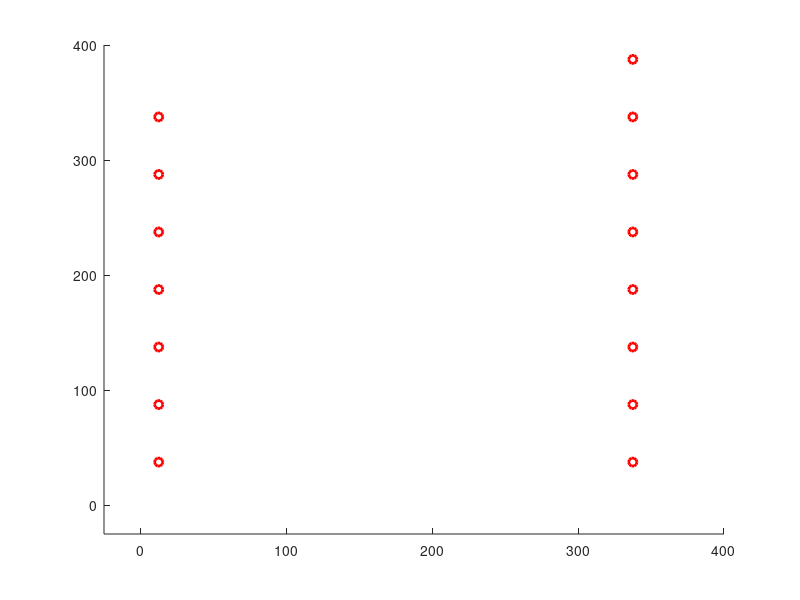

MATLAB code for this plot: (Note: this script raises an error after producing the figure.)
%% Variable Setup

addpath('C:\Users\IceFox\Desktop\ERMINE\MATLAB')

grid_size = [15 15];
grid_w = 25;
max_step = 20000;

tol_wp = 10;                    
tol_line_width = 10;

tol_transform = pi/50;
Dy_angv_transform = pi/8;
tol_heading = pi/7;

cvg_sample_side = [20 20];

Algorithm = 'square_waypoint';
Serial_port = 'COM12';
baudrate = 9600;

is_heading_correction = false;
is_calculate_coverage = false;
is_display_coverage_map = false;
is_display_wp = true;
is_display_wp_clearing = false;
is_display_route = true;
is_display_route_clearing = true;
is_display_grid_on = true;
is_print_coverage = false;
is_print_route_deviation = true;
is_xbee_on = false;
is_fixed_offset = true;
is_streaming_on = false;
is_streaming_collect_single_values = true;

navigation_mode = 'Line';

streaming_max_single_val = 1000;                % unit: cm
streaming_max_shift_dis = 25;                      % unit: cm 
streaming_max_shift_dis_single_value = 20;   % unit: cm


update_rate_streaming = 0.4;                      
update_rate_streaming_single_value = 0.4; 
update_rate_simulation = 0.2;

noise_simulation_linear = 20;                        %unit: cm

fixed_offset = [96.5 -54.5];
starting_grid = [1 2];
robot_weight = [1.5 1.5 1.5 1.5];
robot_Form = 1;

time_interval = 5;

max_pos_initialize = 5;

%% Variable initialization


heading = [0 0 pi pi];

time_pause = time_interval/100;

pos_uwb_offset = [0 -3];
pos_uwb_raw =  zeros(2, max_step);
pos_uwb = zeros(2, max_step);

pos_center = zeros(4, 2, max_step);

%heading = zeros(4, max_step);

Grid_setup = zeros(grid_size(1),  grid_size(2));
Grid_current =  zeros(grid_size(1),  grid_size(2), max_step);
Grid_visited =  zeros(grid_size(1),  grid_size(2), max_step);

Dy_force = zeros(4, 2, max_step);
Dy_a = zeros(4, 2, max_step);
Dy_v = zeros(4, 2, max_step);

is_rotating = false;

Wp = [];

Circle_Wp = [];

Line_Linear_Route = [];

Line_Robot = [];
Line_Robot_area = [];
Line_Border = [];
loc_center = [0 0];

RobotShapes = [0 0 0 0 ;              
                        0 0 pi pi;
                        0 0 0 -pi;
                        -pi 0 0 0;
                        -pi 0 0 -pi;
                        -pi/2 0 pi 0;
                        -pi/2 0 pi pi/2];
       
for idx = 1:3
    RobotShapes = [RobotShapes; RobotShapes + pi/2*idx];
end
                    
%                                    Robot Shapes
%   =====================================
%         s01     s02      s03     s04      s05        s06       s07
%   -----------------------------------------------------------------
%
%          4                  4 3       4
%          3       2 3       2         3       4 3        2 3 4     2 3
%          2       1 4       1       1 2         2 1        1           1 4
%          1                      
%
%         s08           s010         s11        s12       s13      s14
%   -----------------------------------------------------------------
%
%                        1 2 4        1              4         2            2
%       1 2 3 4            3         2 3 4      2 3      1 3         1 3
%                                                     1           4         4
%  

Char_command_array = ['R', 'F', 'L', 'B'];
heading_command_compensate = 0;

char_command = '';
Cvg = [];
count_cvg_point = 0;
cvg_sample_w = grid_w*[grid_size(1)/cvg_sample_side(1) grid_size(2)/cvg_sample_side(2)];
grid_dhw = sqrt(2) / 2 * grid_w;

count_pos_initialize = 0;
is_pos_initialized = false;
pos_initial = [];

if (is_xbee_on)
    delete(instrfindall);
    arduino = serial(Serial_port,'BaudRate',baudrate);
    fopen(arduino);
end

for idxx = 1:(cvg_sample_side(2)+1)
    for idxy = 1:(cvg_sample_side(1)+1)
        Cvg = [Cvg; cvg_sample_w(1)*(idxy-1) cvg_sample_w(2)*(idxx-1) 0];
    end
end

%% Waypoint Generation

if (strcmp(navigation_mode,'Line'))
    wp_current = 2;
    Wp = [fixed_offset 1];
    disp('Generating robot routes...')
    for idx = 1: grid_size(1)
        if (mod(idx, 4) == 1)
            Wp = [Wp; 0.5*grid_w  (idx+0.5)*grid_w 1];
        end
        if (mod(idx, 4) == 2)
            Wp = [Wp; (grid_size(2) - 1.5)*grid_w  (idx-0.5)*grid_w 1];
        end
        if (mod(idx, 4) == 3)
            Wp = [Wp; (grid_size(2) - 1.5)*grid_w (idx+0.5)*grid_w 2];
        end
        if (mod(idx, 4) == 0)
            Wp = [Wp; 0.5*grid_w  (idx-0.5)*grid_w 2];
        end
    end
elseif (strcmp(navigation_mode,'Point'))
    disp('Generating waypoints...')
    wp_current = 1;
    for idx = 1: grid_size(1)
        if (mod(idx, 4) == 1)
            Wp = [Wp; 0.5*grid_w  (idx+0.5)*grid_w 1];
            Wp = [Wp; (0.5+(grid_size(2)-2)*1/4.0)*grid_w  (idx+0.5)*grid_w 25];
            Wp = [Wp; (0.5+(grid_size(2)-2)*2/4.0)*grid_w  (idx+0.5)*grid_w 8];
            Wp = [Wp; (0.5+(grid_size(2)-2)*3/4.0)*grid_w  (idx+0.5)*grid_w 9];
        end
        if (mod(idx, 4) == 2)
            Wp = [Wp; (grid_size(2) - 1.5)*grid_w  (idx-0.5)*grid_w 21];
        end
        if (mod(idx, 4) == 3)
            Wp = [Wp; (grid_size(2) - 1.5)*grid_w (idx+0.5)*grid_w 2];
            Wp = [Wp; (grid_size(2) - 1.5 - (grid_size(2)-2)*1/4.0)*grid_w  (idx+0.5)*grid_w 11];
            Wp = [Wp; (grid_size(2) - 1.5 - (grid_size(2)-2)*2/4.0)*grid_w  (idx+0.5)*grid_w 13];
            Wp = [Wp; (grid_size(2) - 1.5 - (grid_size(2)-2)*3/4.0)*grid_w  (idx+0.5)*grid_w 5];
        end
        if (mod(idx, 4) == 0)
            Wp = [Wp; 0.5*grid_w  (idx-0.5)*grid_w 2];
        end
    end
else
    disp('Navigation method is invalid.')
    disp('Terminating Matlab script...')
    return
end

%% DRAW MAP
figure(1)
axis([-grid_w grid_w*(grid_size(1)+1) -grid_w grid_w*(grid_size(2)+1)])
hold on

 % Draw Waypoints
if (is_display_wp)
    for idx = 1: size(Wp,1)
        Circle_Wp(idx) = plot(Wp(idx, 1), Wp(idx, 2),'Color', 'r', 'LineWidth', 2, 'Marker', 'o');
    end
end
txt_endLine = [0 0];
txt_endLine_last = [0 0];

%% Square Waypoint  (SW)
tic
if ( strcmp( Algorithm, 'square_waypoint'))
    
    % Algorithm Setup
    occup_start = [2 1; 1 1; 1 2; 2 2];
    
    for idx = 1: 4
        Grid_current( occup_start( idx, 1), occup_start( idx, 2), 1) = idx ;
        Grid_visited( occup_start( idx, 1), occup_start( idx, 2), 1) = 1;
    end 
    pos_uwb_raw(:, 1) = pos_uwb_offset;
    pos_uwb(:, 1) = pos_uwb_raw(:, 1);

    % Algorithm Main Loop
    for step = 1:max_step
        
        % Pause function
        pause(time_pause);
           
        % streaming input
        if (is_streaming_on)
           
            fid = fopen('C:\Marvelmind\dashboard\logs\TestLog.txt','rt');
            txt_Streaming = textscan(fid, '%f %f %f %f %f %f %f %f %f %f %f %f %f %f %f', 'delimiter', ',','collectoutput',true...
                  , 'HeaderLines', 3);
            txt_Streaming=txt_Streaming{1};
            fclose(fid);
            txt_rows=size(txt_Streaming,1);
            txt_endLine = txt_Streaming(end, 5:6);
            
            if (is_fixed_offset) 
                txt_endLine = txt_endLine*100 + fixed_offset;
            end
            
            % Initialize starting position
            if (~is_pos_initialized && (txt_endLine(1) ~= 0 &&  ~isnan(txt_endLine(1))  &&  txt_endLine(2) ~= 0 &&  ~isnan(txt_endLine(2))))
                if (txt_endLine(1) < streaming_max_single_val && txt_endLine(2) < streaming_max_single_val)
                    count_pos_initialize = count_pos_initialize + 1;
                    pos_initial = [pos_initial; txt_endLine];
                    if count_pos_initialize >= max_pos_initialize
                        txt_endLine_last = mean(pos_initial);
                        is_pos_initialized = true;
                        disp('Position initialized!');
                        pos_uwb_offset = txt_endLine_last - starting_grid * grid_w;
                        txt_endLine_last = starting_grid * grid_w;
                    end
                    pos_uwb(:, step+1) = pos_uwb(:, step);
                end
            elseif  (is_pos_initialized)
                % Streaming with Dashboard data
                if (~is_streaming_collect_single_values && txt_endLine(1) ~= 0 &&  ~isnan(txt_endLine(1))  &&  txt_endLine(2) ~= 0 &&  ~isnan(txt_endLine(2)) )
                    if (txt_endLine_last(1) ~= txt_endLine(1) || txt_endLine_last(2) ~= txt_endLine(2)) 
                        if norm(txt_endLine_last - txt_endLine) < streaming_max_shift_dis
                            line([txt_endLine_last(1) txt_endLine(1)], [txt_endLine_last(2) txt_endLine(2)]);
                            txt_endLine_last = txt_endLine;
                            pos_uwb(:, step+1) = (1 - update_rate_streaming_single_value) * pos_uwb(:, step) + update_rate_streaming_single_value * txt_endLine_last.' ;
                        else
                            pos_uwb(:, step+1) = pos_uwb(:, step);
                        end
                    else
                        pos_uwb(:, step+1) = pos_uwb(:, step);
                    end
                % Single value allowed for data streaming at higher frequency
                elseif (is_streaming_collect_single_values && txt_endLine(1) ~= 0  && txt_endLine(2) ~= 0 )
                    if(~isnan(txt_endLine(1)))
                        if (txt_endLine_last(1) ~= txt_endLine(1))
                            txt_endLine = [txt_endLine(1) txt_endLine_last(2)];
                            if norm(txt_endLine_last - txt_endLine) < streaming_max_shift_dis_single_value
                                line([txt_endLine_last(1) txt_endLine(1)], [txt_endLine_last(2) txt_endLine_last(2)]);
                                txt_endLine_last = txt_endLine;
                                pos_uwb(:, step+1) = (1 - update_rate_streaming_single_value) * pos_uwb(:, step) + update_rate_streaming_single_value * txt_endLine_last.' ;
                            else
                                pos_uwb(:, step+1) = pos_uwb(:, step);
                            end
                        end
                    elseif(~isnan(txt_endLine(2)))
                        if (txt_endLine_last(2) ~= txt_endLine(2))
                            txt_endLine = [txt_endLine_last(1) txt_endLine(2)];
                            if norm(txt_endLine_last - txt_endLine) < streaming_max_shift_dis_single_value
                                line([txt_endLine_last(1) txt_endLine_last(1)], [txt_endLine_last(2) txt_endLine(2)]);
                                txt_endLine_last = txt_endLine;
                                pos_uwb(:, step+1) = (1 - update_rate_streaming_single_value) * pos_uwb(:, step) + update_rate_streaming_single_value * txt_endLine_last.'  ;
                            else
                                pos_uwb(:, step+1) = pos_uwb(:, step);
                            end
                        end
                    else
                        pos_uwb(:, step+1) = pos_uwb(:, step);
                    end
                else
                    pos_uwb(:, step+1) = pos_uwb(:, step);
                end
            else
                pos_uwb(:, step+1) = pos_uwb(:, step);
            end
        end
        
        
        % Waypoint clearing
        if(norm(pos_uwb(:, step).' - Wp(wp_current, 1:2)) < tol_wp )
            if (is_display_wp && is_display_wp_clearing)
                delete(Circle_Wp(wp_current));
            end
            wp_current = wp_current + 1;
            % Break condition
            if wp_current > size(Wp,1)
                break;
            end
            heading_command_compensate = floor((Wp(wp_current, 3)-1)/7);
        end
        
        % Transformation
        is_require_transform = false;
        for rbtidx = 1:4
            if abs(heading(rbtidx) - RobotShapes(Wp(wp_current, 3),rbtidx)) > tol_transform
                is_require_transform = true;
            end
        end
        
        if (robot_Form ~= Wp(wp_current, 3) && is_require_transform)
            is_transforming = true;
        else 
            robot_Form = Wp(wp_current, 3);
            is_transforming = false;
        end
        
        % Robot Motion
        if (~is_pos_initialized && is_streaming_on)
            pos_uwb(:, step+1) = pos_uwb(:, step);
        elseif (is_transforming)
            heading = robotTransformation(Wp(wp_current, 3), heading, RobotShapes, tol_transform, Dy_angv_transform);
            pos_uwb(:, step+1) = pos_uwb(:, step);
        elseif (heading(2) > tol_heading && is_heading_correction ) 
            [Dy_v(:, :, step), heading] = robotMovement('l', heading, 0);
            pos_uwb(:, step+1) = pos_uwb(:, step);
        elseif (heading(2) < - tol_heading && is_heading_correction) 
            [Dy_v(:, :, step), heading]  = robotMovement('r', heading, 0);
            pos_uwb(:, step+1) = pos_uwb(:, step);
        else
            % Waypoint navigation
            if (strcmp(navigation_mode,'Point'))
                if abs(Wp(wp_current, 1) - pos_uwb(1,step)) > abs(Wp(wp_current, 2) - pos_uwb(2,step)) 
                    if Wp(wp_current, 1) - pos_uwb(1,step) > 0
                        char_command = Char_command_array(1+mod(heading_command_compensate,4));  
                    else
                        char_command = Char_command_array(1+mod(heading_command_compensate+2,4));
                    end
                else
                    if Wp(wp_current, 2) - pos_uwb(2,step) > 0
                        char_command = Char_command_array(1+mod(heading_command_compensate+1,4));
                    else
                        char_command = Char_command_array(1+mod(heading_command_compensate+3,4));
                    end
                end
            % Line navigation
            elseif (strcmp(navigation_mode,'Line'))
                route_deviation = Dis_point_line([pos_uwb(: , step).' 0], [Wp(wp_current, 1:2) 0], [Wp(wp_current-1, 1:2) 0]) - tol_line_width;
                if  (route_deviation < 0)
                    if abs(Wp(wp_current, 1) - pos_uwb(1,step)) > abs(Wp(wp_current, 2) - pos_uwb(2,step)) 
                        if Wp(wp_current, 1) - pos_uwb(1,step) > 0
                            char_command = Char_command_array(1+mod(heading_command_compensate,4));  
                        else
                            char_command = Char_command_array(1+mod(heading_command_compensate+2,4));
                        end
                    else
                        if Wp(wp_current, 2) - pos_uwb(2,step) > 0
                            char_command = Char_command_array(1+mod(heading_command_compensate+1,4));
                        else
                            char_command = Char_command_array(1+mod(heading_command_compensate+3,4));
                        end
                    end
                else
                    if (is_print_route_deviation)
                        disp(['Time:', num2str(toc), 's;  Track deviation: ', num2str(route_deviation), 'cm.' ]);
                    end
                    
                    wp_route_added = closestPoint(pos_uwb(:,step).', Wp(wp_current-1, 1:2), Wp(wp_current, 1:2));
                    %wp_route_added = Wp(wp_current, 1:2) + route_projection;
                    Wp = [Wp(1:wp_current-1, :); 
                              pos_uwb(:,step).' Wp(wp_current, 3); 
                              wp_route_added Wp(wp_current, 3); 
                              Wp(wp_current:end, :)]
                    if abs(Wp(wp_current, 1) - pos_uwb(1,step)) > abs(Wp(wp_current, 2) - pos_uwb(2,step)) 
                        if Wp(wp_current, 1) - pos_uwb(1,step) > 0
                            char_command = Char_command_array(1+mod(heading_command_compensate,4));  
                        else
                            char_command = Char_command_array(1+mod(heading_command_compensate+2,4));
                        end
                    else
                        if Wp(wp_current, 2) - pos_uwb(2,step) > 0
                            char_command = Char_command_array(1+mod(heading_command_compensate+1,4));
                        else
                            char_command = Char_command_array(1+mod(heading_command_compensate+3,4));
                        end
                    end
                end
            end
            
            % Movement for simulations
            if (~is_streaming_on)
                [Dy_v(:, :, step), heading]  = robotMovement(char_command, heading, 2);
                pos_uwb(:, step+1) = Dy_v(2, :, step).' * time_interval+ ...
                                                update_rate_simulation* (pos_uwb(:, step) + rand(2,1) * noise_simulation_linear - noise_simulation_linear/2.0)...
                                               + (1 - update_rate_simulation)* pos_uwb(:, step);
            end
        end
        
        
        % Xbee Communication
        
        if (is_xbee_on)
            writedata = char(char_command);
            fwrite(arduino,writedata,'char');
        end
        %readData = fscanf(arduino, '%c', 1)
        
        
        % calibrate pos here
        pos_x = pos_uwb(1,step);
        pos_nx = pos_uwb(1, step+1);
        pos_y = pos_uwb(2,step);
        pos_ny = pos_uwb(2, step+1);
        
        
        % remove previous robot line plot
        if (~isempty(Line_Robot))
            delete(Line_Robot)
            delete(Line_Linear_Route)
        end
        Line_Robot = [];
        Line_Border = [];
        Line_Linear_Route = [];
        
        % Draw Robot
        pos_center(2,:, step) = [pos_x pos_y];
        pos_center(1,:, step) =  pos_center(2,:,step) + grid_dhw* ...
                                   [sin(pi/4 - heading(2))-cos(pi/4 - heading(1)) ...
                                    -cos(pi/4 - heading(2))-sin(pi/4 - heading(1))];
        pos_center(3,:, step) =  pos_center(2,:,step) + grid_dhw* ...
                                   [cos(pi/4 - heading(2))+sin(heading(3) - pi/4) ...
                                    sin(pi/4 - heading(2))+cos(heading(3) - pi/4)];
        pos_center(4,:, step) =  pos_center(3,:,step) + grid_dhw* ...
                                   [sin(-pi/4 + heading(3))+sin(pi/4 + heading(4)) ...
                                    cos(-pi/4 + heading(3))+cos(pi/4 + heading(4))]; 
        
        pos_center(2,:, step+1) = [pos_nx pos_ny];
        pos_center(1,:, step+1) =  pos_center(2,:, step+1) + grid_dhw* ...
                                   [sin(pi/4 - heading(2))-cos(pi/4 - heading(1)) ...
                                    -cos(pi/4 - heading(2))-sin(pi/4 - heading(1))];
        pos_center(3,:, step+1) =  pos_center(2,:, step+1) + grid_dhw* ...
                                   [cos(pi/4 - heading(2))+sin(heading(3) - pi/4) ...
                                    sin(pi/4 - heading(2))+cos(heading(3) - pi/4)];
        pos_center(4,:, step+1) =  pos_center(3,:,step+1)  + grid_dhw* ...
                                   [sin(-pi/4 + heading(3))+sin(pi/4 + heading(4)) ...
                                    cos(-pi/4 + heading(3))+cos(pi/4 + heading(4))]; 
        

        % plot robot BG
        if (is_display_coverage_map == true)
            for robidx = 1:4
            Line_Robot(robidx,1) = line([pos_center(robidx, 1, step)+grid_dhw*cos(pi/4 - heading(robidx)) ...
                                                     pos_center(robidx, 1, step)+grid_dhw*sin(pi/4 - heading(robidx))], ...
                                                    [pos_center(robidx, 2, step)+grid_dhw*sin(pi/4 -  heading(robidx)) ...
                                                     pos_center(robidx, 2, step)+grid_dhw*-cos(pi/4 -  heading(robidx))], 'Color', 'yellow', 'LineWidth', 2);
            Line_Robot(robidx,2) = line([pos_center(robidx, 1, step)+grid_dhw*cos(pi/4 -  heading(robidx))... 
                                                     pos_center(robidx, 1, step)+grid_dhw*-sin(pi/4 -  heading(robidx))], ...
                                                    [ pos_center(robidx, 2, step)+grid_dhw*sin(pi/4 -  heading(robidx))...
                                                      pos_center(robidx, 2, step)+grid_dhw*cos(pi/4 -  heading(robidx))], 'Color', 'yellow', 'LineWidth', 2);
            Line_Robot(robidx,3) = line([pos_center(robidx, 1, step)+grid_dhw*-cos(pi/4 -  heading(robidx)) ...
                                                     pos_center(robidx, 1, step)+grid_dhw*-sin(pi/4 -  heading(robidx))], ...
                                                    [ pos_center(robidx, 2, step)+grid_dhw*-sin(pi/4 -  heading(robidx)) ...
                                                      pos_center(robidx, 2, step)+grid_dhw*cos(pi/4 -  heading(robidx))], 'Color', 'yellow', 'LineWidth', 2);
            Line_Robot(robidx,4) = line([pos_center(robidx, 1, step)+grid_dhw*-cos(pi/4 -  heading(robidx)) ...
                                                     pos_center(robidx, 1, step)+grid_dhw*sin(pi/4 -  heading(robidx))], ...
                                                    [ pos_center(robidx, 2, step)+grid_dhw*-sin(pi/4 -  heading(robidx))...
                                                      pos_center(robidx, 2, step)+grid_dhw*-cos(pi/4 -  heading(robidx))], 'Color', 'yellow', 'LineWidth', 2);
             end
        end
        
        
        % Draw Outer Border
        Line_Border(1) = line([0 0], [0 grid_w*grid_size(1)], 'Color', 'black', 'LineWidth', 2);
        Line_Border(2) =line([0 grid_w*grid_size(2)], [0 0], 'Color', 'black', 'LineWidth', 2);
        Line_Border(3) =line([grid_w*grid_size(2) grid_w*grid_size(1)], [0 grid_w*grid_size(1)], 'Color', 'black', 'LineWidth', 2);
        Line_Border(4) =line([grid_w*grid_size(2) 0], [grid_w*grid_size(2) grid_w*grid_size(1)], 'Color', 'black', 'LineWidth', 2);
        if (is_display_grid_on)
            for idxx = 1:(grid_size(1) + 1)
                line(grid_w*[(idxx-1) (idxx-1)], grid_w*[0 grid_size(2)], 'Color', 'black', 'LineWidth', 0.5);
            end
            for idxy = 1:(grid_size(2) + 1)
                line(grid_w*[0 grid_size(1)], grid_w*[(idxy-1) (idxy-1)], 'Color', 'black', 'LineWidth', 0.5);
            end
        end
        
        
        % Draw Robot Tracks
        % TODO: track rotation!
        if (strcmp(navigation_mode,'Line') && is_display_route)
            wpidx_begin =3;
            if (is_display_route_clearing)
                for wpidx = wpidx_begin : size(Wp,1)
                    route_norm_vector = null(Wp(wpidx, 1:2) - Wp(wpidx-1, 1:2)).';
                    line_linear_route_v1 = Wp(wpidx-1, 1:2) - route_norm_vector()*tol_line_width;
                    line_linear_route_v2 = Wp(wpidx, 1:2) + route_norm_vector()*tol_line_width;
                    line_linear_route_x = [line_linear_route_v1(1) line_linear_route_v2(1) line_linear_route_v2(1) line_linear_route_v1(1) line_linear_route_v1(1)];
                    line_linear_route_y = [line_linear_route_v1(2) line_linear_route_v1(2) line_linear_route_v2(2) line_linear_route_v2(2) line_linear_route_v1(2)];
                    %{route_norm_vector = null(Wp(Wpidx, 1:2) - Wp(Wpidx, 1:2)).';
                    Line_Linear_Route = [ Line_Linear_Route, plot(line_linear_route_x, line_linear_route_y, 'b-')];
                 end
            end
        end
        
        % Draw Robot Outline
        for robidx = 1:4
            %line([pos_center(robidx,1,step) pos_center(robidx,1,step+1)], [pos_center(robidx,2,step) pos_center(robidx,2,step+1)])  
            Line_Robot(robidx,1) = line([pos_center(robidx, 1, step)+grid_dhw*cos(pi/4 - heading(robidx)) ...
                                                     pos_center(robidx, 1, step)+grid_dhw*sin(pi/4 - heading(robidx))], ...
                                                    [pos_center(robidx, 2, step)+grid_dhw*sin(pi/4 -  heading(robidx)) ...
                                                     pos_center(robidx, 2, step)+grid_dhw*-cos(pi/4 -  heading(robidx))], 'Color', 'green', 'LineWidth', 1);
            Line_Robot(robidx,2) = line([pos_center(robidx, 1, step)+grid_dhw*cos(pi/4 -  heading(robidx))... 
                                                     pos_center(robidx, 1, step)+grid_dhw*-sin(pi/4 -  heading(robidx))], ...
                                                    [ pos_center(robidx, 2, step)+grid_dhw*sin(pi/4 -  heading(robidx))...
                                                      pos_center(robidx, 2, step)+grid_dhw*cos(pi/4 -  heading(robidx))], 'Color', 'green', 'LineWidth', 1);
            Line_Robot(robidx,3) = line([pos_center(robidx, 1, step)+grid_dhw*-cos(pi/4 -  heading(robidx)) ...
                                                     pos_center(robidx, 1, step)+grid_dhw*-sin(pi/4 -  heading(robidx))], ...
                                                    [ pos_center(robidx, 2, step)+grid_dhw*-sin(pi/4 -  heading(robidx)) ...
                                                      pos_center(robidx, 2, step)+grid_dhw*cos(pi/4 -  heading(robidx))], 'Color', 'green', 'LineWidth', 1);
            Line_Robot(robidx,4) = line([pos_center(robidx, 1, step)+grid_dhw*-cos(pi/4 -  heading(robidx)) ...
                                                     pos_center(robidx, 1, step)+grid_dhw*sin(pi/4 -  heading(robidx))], ...
                                                    [ pos_center(robidx, 2, step)+grid_dhw*-sin(pi/4 -  heading(robidx))...
                                                      pos_center(robidx, 2, step)+grid_dhw*-cos(pi/4 -  heading(robidx))], 'Color', 'green', 'LineWidth', 1);   
        end
        
        if(is_calculate_coverage)
            for cvg_idx = 1: numel(Cvg(:, 1))
                if (abs(pos_center(2, :, step)-Cvg(cvg_idx, 1:2)) < 2.5*sqrt(2)*grid_w)
                    for robidx = 1:4
                        if (Cvg(cvg_idx, 3) == 0)
                            tri1_x = [pos_center(robidx, 1, step)+grid_dhw*cos(pi/4 - heading(robidx)) ...
                                          pos_center(robidx, 1, step)+grid_dhw*sin(pi/4 - heading(robidx)) ...
                                          Cvg(cvg_idx, 1)];
                            tri1_y = [pos_center(robidx, 2, step)+grid_dhw*sin(pi/4 -  heading(robidx))  ...
                                          pos_center(robidx, 2, step)+grid_dhw*-cos(pi/4 -  heading(robidx)) ...
                                          Cvg(cvg_idx, 2)];
                            area1 = polyarea(tri1_x,tri1_y);
                            tri2_x = [pos_center(robidx, 1, step)+grid_dhw*cos(pi/4 -  heading(robidx)) ...
                                          pos_center(robidx, 1, step)+grid_dhw*-sin(pi/4 -  heading(robidx)) ...
                                          Cvg(cvg_idx, 1)];
                            tri2_y = [pos_center(robidx, 2, step)+grid_dhw*sin(pi/4 -  heading(robidx))  ...
                                          pos_center(robidx, 2, step)+grid_dhw*cos(pi/4 -  heading(robidx)) ...
                                          Cvg(cvg_idx, 2)];
                            area2 = polyarea(tri1_x,tri1_y);
                            tri3_x = [pos_center(robidx, 1, step)+grid_dhw*-cos(pi/4 -  heading(robidx)) ...
                                          pos_center(robidx, 1, step)+grid_dhw*-sin(pi/4 - heading(robidx)) ...
                                          Cvg(cvg_idx, 1)];
                            tri3_y = [pos_center(robidx, 2, step)+grid_dhw*-sin(pi/4 -  heading(robidx))  ...
                                          pos_center(robidx, 2, step)+grid_dhw*cos(pi/4 -  heading(robidx)) ...
                                          Cvg(cvg_idx, 2)];
                            area3 = polyarea(tri3_x,tri3_y);
                            tri4_x = [pos_center(robidx, 1, step)+grid_dhw*-cos(pi/4 -  heading(robidx)) ...
                                          pos_center(robidx, 1, step)+grid_dhw*sin(pi/4 -  heading(robidx)) ...
                                          Cvg(cvg_idx, 1)];
                            tri4_y = [pos_center(robidx, 2, step)+grid_dhw*-sin(pi/4 -  heading(robidx)) ...
                                          pos_center(robidx, 2, step)+grid_dhw*-cos(pi/4 -  heading(robidx)) ...
                                          Cvg(cvg_idx, 2)];
                            area4 =  polyarea(tri4_x,tri4_y);
                            if area1 + area2 + area3 + area4 <= grid_w* grid_w + 0.1
                                Cvg(cvg_idx,3) = 1;
                                count_cvg_point = count_cvg_point+1;
                            end
                        end
                    end
                end
            end
            if (is_print_coverage)
                disp(['Coverage: ',  num2str(count_cvg_point*100 / numel(Cvg(:, 1))), ' %']);
            end
        end
        % Draw Robot Center
        line([pos_x pos_nx], [pos_y pos_ny])
    end
end


if (is_xbee_on)
     writedata = char('S');
     fwrite(arduino,writedata,'char');
end

disp('===================');
disp('Robot Navigation Completed!');
toc
if (is_calculate_coverage)
    disp(['Final Map Coverage: ',  num2str(count_cvg_point*100 / numel(Cvg(:, 1))), ' %']);
end